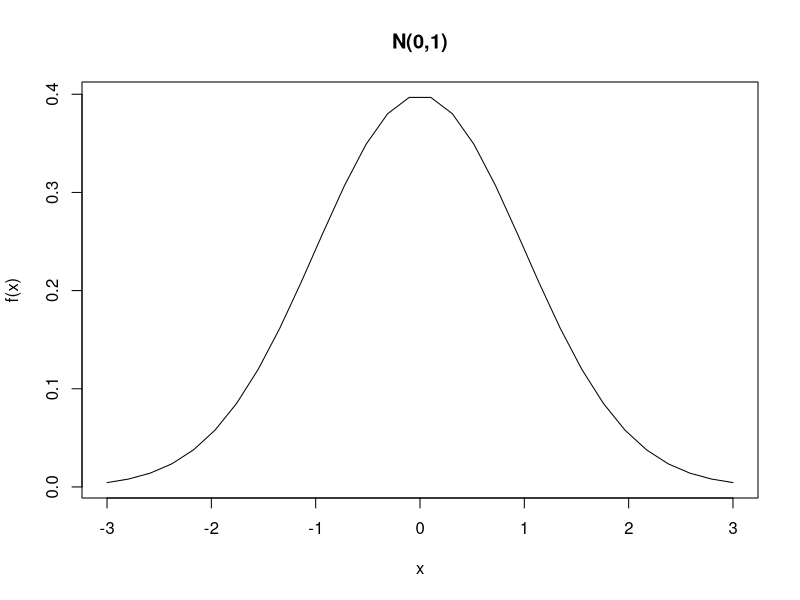
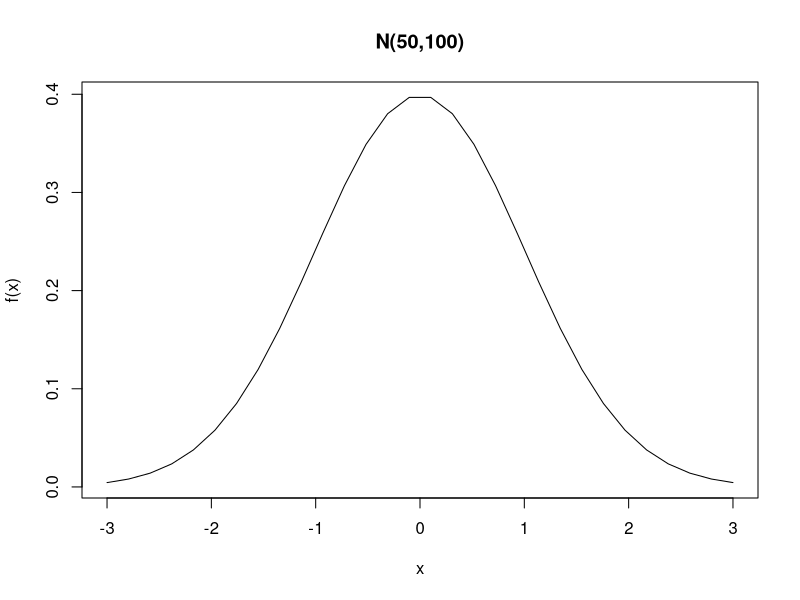

Write R code to recreate these figures, in order.
##### Chapter 3 : Operator and internal functions #####

# remainder arithmetic
x <- c(1,10,13,3)
x %% 2

# inequality arithmetic
x<3
y = c(3,5,2,1)
x < y # inequality vector vs vector

# AND
x1 = c(T,T,F,F)
y1 = c(F,F,T,F)
x1 & y1

# OR
x1 | y1



### Internal Functions
a <- 1:5
b = c(5,4,3,2,1)
sqrt(a)
exp(a)

# elementwise computation
a/b

# numerator : vector, demominator : real
(a + sqrt(a))/(exp(2)+1)

# elementwise min/max
a = c(1,-2,3,-4)
b = c(-1,2,-3,4)
pmin(a,b)
pmax(a,b)



### Normal Distribution
x = seq(-3,3,length=30)
y = dnorm(x, mean=0, sd=1)
plot(x,y, type='l', main="N(0,1)", ylab="f(x)")

# This shows only left tail because of x = [-3,3]
y1 = dnorm(x, mean=50, sd=10)
plot(x,y,type='l', main="N(50,100)", ylab="f(x)")

# p-value
pnorm(1.96)



### Random Number Generator
rnorm(10, mean=0, sd=1) # generate 10 numbers that follows N(0,1)

# Binomial Probability
dbinom(3, size=6, prob=0.4)  # 6C3 * (0.4)**3 * (0.6)**3
dbinom(2, size=6, prob=0.4) + dbinom(1, size=6, prob=0.4) + dbinom(0, size=6, prob=0.4)

# If X follows N(20,16), 
pnorm(24, mean=20, sd=4) # P(X<24)
pnorm(15, mean=20, sd=4) - pnorm(12, mean=20, sd=4) # P(12<X<15)




### Other Internal Functions
a = c(5,3,6,2,4)

# print string and arithmetic result simultaneously
cat("mean of a is ", mean(a), "variance of a is ", var(a), "\n")

# unique function
x = c(1,5,1,3,5,7,5)
unique(x)
